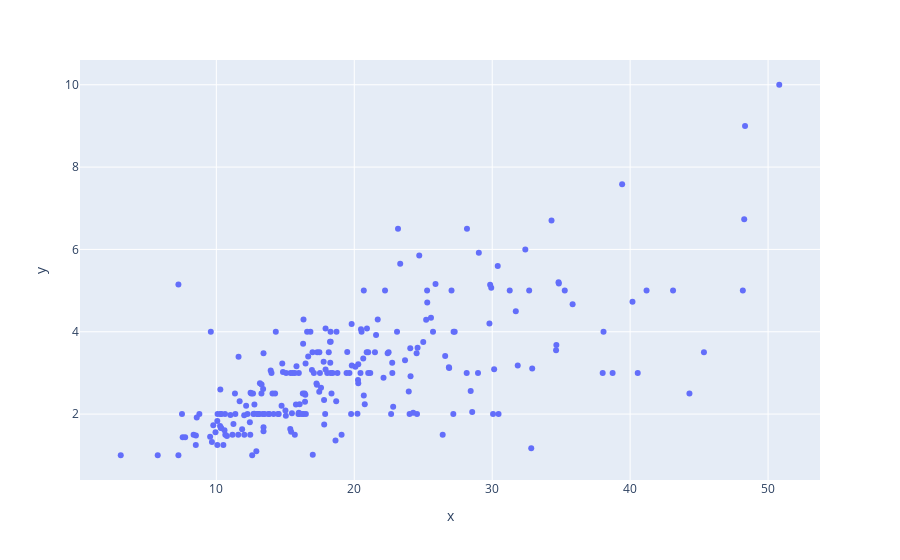

The code cell stored with this chart in its notebook:
### Markdown cell above
Visualization using ploty.express as px

### Code cell
fig=px.scatter(x=tips.total_bill,y=tips.tip)
fig.show()

### Figure 1 — Plotly figure (JSON) as saved in the notebook; plotly's stock layout.template omitted (floating-point values rounded to 4 significant figures; data arrays with more than 128 entries replaced by an {"elided": "..."} marker saying what was removed)
{"data": [{"hovertemplate": "x=%{x}<br>y=%{y}<extra></extra>", "legendgroup": "", "marker": {"color": "#636efa", "symbol": "circle"}, "mode": "markers", "name": "", "orientation": "v", "showlegend": false, "type": "scatter", "x": {"elided": "244 float values"}, "xaxis": "x", "y": {"elided": "244 float values"}, "yaxis": "y"}], "layout": {"legend": {"tracegroupgap": 0}, "margin": {"t": 60}, "xaxis": {"anchor": "y", "domain": [0, 1], "title": {"text": "x"}}, "yaxis": {"anchor": "x", "domain": [0, 1], "title": {"text": "y"}}}}
